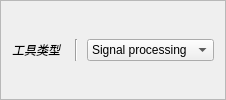
             <widget class="QFrame" name="frame_2">
              <property name="frameShape">
               <enum>QFrame::StyledPanel</enum>
              </property>
              <property name="frameShadow">
               <enum>QFrame::Raised</enum>
              </property>
              <layout class="QGridLayout" name="gridLayout_26">
               <item row="0" column="1">
                <widget class="Line" name="line_39">
                 <property name="minimumSize">
                  <size>
                   <width>10</width>
                   <height>0</height>
                  </size>
                 </property>
                 <property name="orientation">
                  <enum>Qt::Vertical</enum>
                 </property>
                </widget>
               </item>
               <item row="0" column="0">
                <widget class="QLabel" name="label_78">
                 <property name="font">
                  <font>
                   <italic>true</italic>
                   <stylestrategy>PreferDefault</stylestrategy>
                   <kerning>true</kerning>
                  </font>
                 </property>
                 <property name="text">
                  <string>工具类型</string>
                 </property>
                </widget>
               </item>
               <item row="0" column="2">
                <widget class="QComboBox" name="_tool_pick">
                 <property name="toolTip">
                  <string>&lt;html&gt;&lt;head/&gt;&lt;body&gt;&lt;p&gt;Select the panel type to control&lt;/p&gt;&lt;/body&gt;&lt;/html&gt;</string>
                 </property>
                 <item>
                  <property name="text">
                   <string>Signal processing</string>
                  </property>
                 </item>
                 <item>
                  <property name="text">
                   <string>Re-referencing</string>
                  </property>
                 </item>
                </widget>
               </item>
               <item row="1" column="2">
                <spacer name="horizontalSpacer_47">
                 <property name="orientation">
                  <enum>Qt::Horizontal</enum>
                 </property>
                 <property name="sizeHint" stdset="0">
                  <size>
                   <width>40</width>
                   <height>0</height>
                  </size>
                 </property>
                </spacer>
               </item>
              </layout>
             </widget>
